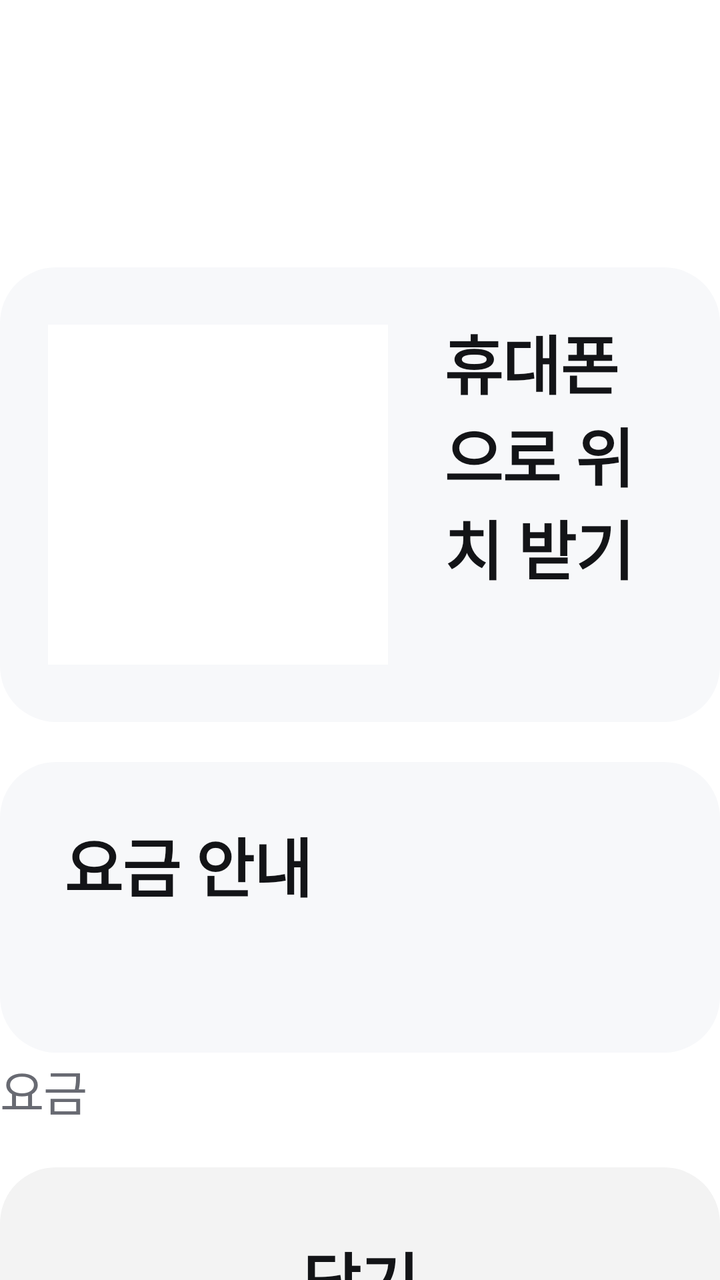
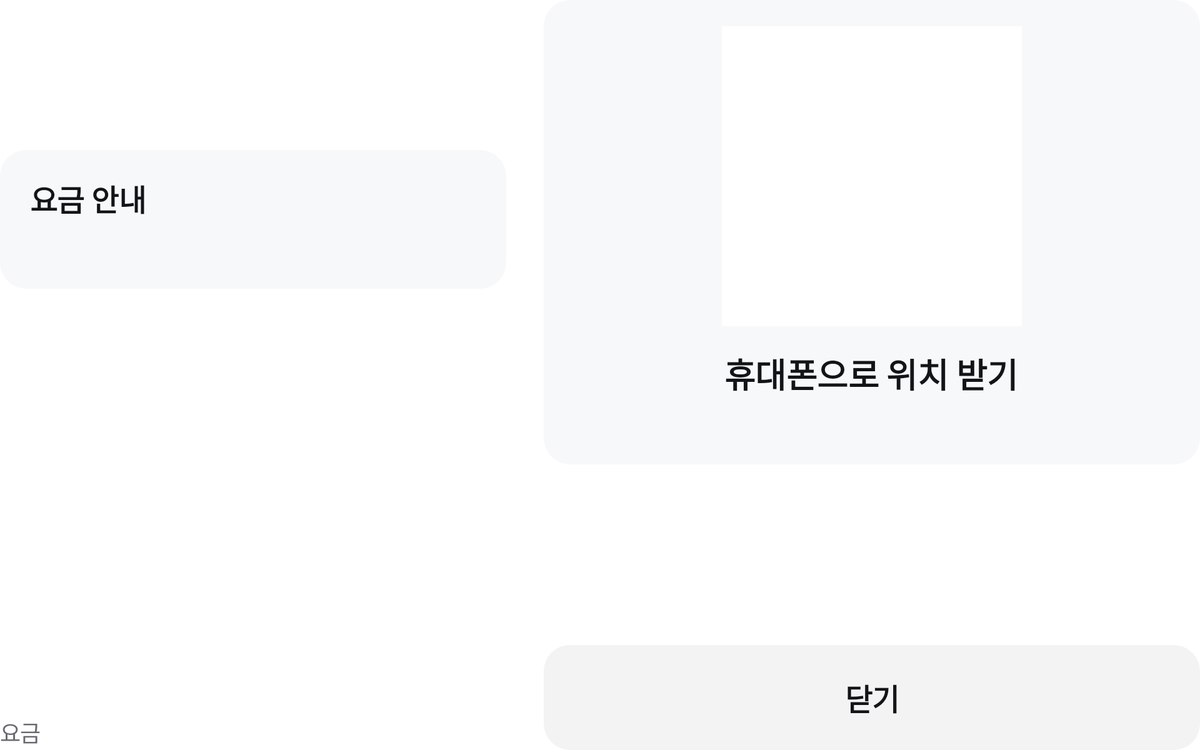

One screen, two layout resources from the same app: the default and the repository's alternative for another configuration. Each is rendered where Android would select it; the XML of both is given below.
<!-- AndroidManifest.xml: application theme Theme.Statio -->
<!-- res/layout/screen_parked.xml -->
<?xml version="1.0" encoding="utf-8"?>
<LinearLayout xmlns:android="http://schemas.android.com/apk/res/android"
    android:layout_width="match_parent"
    android:layout_height="match_parent"
    android:orientation="vertical">

    <TextView
        android:id="@+id/parked_title"
        style="@style/Text.TitleL"
        android:layout_width="match_parent"
        android:layout_height="wrap_content"
        android:ellipsize="end"
        android:maxLines="2" />

    <TextView
        android:id="@+id/parked_sub"
        style="@style/Text.BodyM"
        android:layout_width="match_parent"
        android:layout_height="wrap_content"
        android:layout_marginTop="10dp"
        android:textColor="@color/text_3" />

    
    <LinearLayout
        android:id="@+id/floor_grid"
        android:layout_width="match_parent"
        android:layout_height="wrap_content"
        android:layout_marginTop="24dp"
        android:orientation="vertical" />

    <LinearLayout
        android:layout_width="match_parent"
        android:layout_height="wrap_content"
        android:layout_marginTop="20dp"
        android:background="@drawable/bg_card"
        android:gravity="center_vertical"
        android:orientation="horizontal"
        android:padding="24dp">

        <ImageView
            android:id="@+id/qr_image"
            android:layout_width="170dp"
            android:layout_height="170dp"
            android:background="@color/basic_00"
            android:contentDescription="휴대폰으로 위치 받기 QR"
            android:padding="8dp" />

        <LinearLayout
            android:layout_width="0dp"
            android:layout_height="wrap_content"
            android:layout_marginStart="28dp"
            android:layout_weight="1"
            android:orientation="vertical">

            <TextView
                style="@style/Text.TitleS"
                android:layout_width="wrap_content"
                android:layout_height="wrap_content"
                android:text="휴대폰으로 위치 받기" />

            <TextView
                android:id="@+id/qr_desc"
                style="@style/Text.BodyS"
                android:layout_width="match_parent"
                android:layout_height="wrap_content"
                android:layout_marginTop="10dp"
                android:lineSpacingMultiplier="1.2"
                android:textColor="@color/text_3" />
        </LinearLayout>
    </LinearLayout>

    <LinearLayout
        android:id="@+id/fee_card"
        style="@style/Card"
        android:layout_width="match_parent"
        android:layout_height="wrap_content"
        android:layout_marginTop="20dp"
        android:orientation="vertical">

        <TextView
            style="@style/Text.TitleS"
            android:layout_width="wrap_content"
            android:layout_height="wrap_content"
            android:text="요금 안내" />

        <TextView
            android:id="@+id/fee_step"
            style="@style/Text.BodyM"
            android:layout_width="match_parent"
            android:layout_height="wrap_content"
            android:layout_marginTop="10dp"
            android:lineSpacingMultiplier="1.2"
            android:textColor="@color/text_2" />
    </LinearLayout>

    <View
        android:layout_width="match_parent"
        android:layout_height="0dp"
        android:layout_weight="1" />

    <LinearLayout
        android:id="@+id/fee_summary_row"
        android:layout_width="match_parent"
        android:layout_height="wrap_content"
        android:layout_marginBottom="20dp"
        android:gravity="center_vertical"
        android:orientation="horizontal">

        <TextView
            style="@style/Text.LabelM"
            android:layout_width="0dp"
            android:layout_height="wrap_content"
            android:layout_weight="1"
            android:text="요금" />

        <TextView
            android:id="@+id/fee_summary"
            style="@style/Text.TitleS"
            android:layout_width="wrap_content"
            android:layout_height="wrap_content" />
    </LinearLayout>

    <TextView
        android:id="@+id/btn_parked_done"
        style="@style/Button.Basic"
        android:layout_width="match_parent"
        android:text="닫기" />
</LinearLayout>
<!-- resources referenced by this layout -->
<resources>
  <color name="basic_00">#FFFFFF</color>
  <color name="text_2">@color/basic_600</color>
  <color name="text_3">@color/basic_500</color>
  <!-- drawable bg_card (drawable) -->
  <?xml version="1.0" encoding="utf-8"?>
  <shape xmlns:android="http://schemas.android.com/apk/res/android" android:shape="rectangle">
      <solid android:color="@color/basic_50" />
      <corners android:radius="28dp" />
  </shape>
  <style name="Button.Basic">
          <item name="android:background">@drawable/bg_button_basic</item>
      </style>
  <style name="Card">
          <item name="android:background">@drawable/bg_card</item>
          <item name="android:paddingStart">32dp</item>
          <item name="android:paddingEnd">32dp</item>
          <item name="android:paddingTop">28dp</item>
          <item name="android:paddingBottom">28dp</item>
      </style>
  <style name="Text.BodyM">
          <item name="android:textSize">28sp</item>
      </style>
  <style name="Text.BodyS">
          <item name="android:textSize">26sp</item>
      </style>
  <style name="Text.LabelM">
          <item name="android:textSize">24sp</item>
          <item name="android:textColor">@color/text_3</item>
      </style>
  <style name="Text.TitleL">
          <item name="android:textSize">40sp</item>
          <item name="android:textStyle">bold</item>
      </style>
  <style name="Text.TitleS">
          <item name="android:textSize">32sp</item>
          <item name="android:textStyle">bold</item>
      </style>
  <style name="Theme.Statio" parent="@android:style/Theme.DeviceDefault.Light.NoActionBar">
          <item name="android:windowBackground">@color/basic_00</item>
          <item name="android:colorAccent">@color/basic_900</item>
      </style>
  <color name="basic_600">#44464E</color>
  <color name="basic_500">#686A72</color>
  <color name="basic_50">#F7F8FA</color>
  <!-- drawable bg_button_basic (drawable) -->
  <?xml version="1.0" encoding="utf-8"?>
  <shape xmlns:android="http://schemas.android.com/apk/res/android" android:shape="rectangle">
      <solid android:color="@color/button_basic" />
      <corners android:radius="28dp" />
  </shape>
  <color name="basic_900">#131417</color>
  <color name="button_basic">#0D131417</color>
</resources>
<!-- res/layout-w1200dp/screen_parked.xml (the repository's variant of the layout above) -->
<!-- drawn on a large tablet held sideways -->
<?xml version="1.0" encoding="utf-8"?>
<LinearLayout xmlns:android="http://schemas.android.com/apk/res/android"
    android:layout_width="match_parent"
    android:layout_height="match_parent"
    android:orientation="horizontal">

    <LinearLayout
        android:layout_width="0dp"
        android:layout_height="match_parent"
        android:layout_weight="1"
        android:orientation="vertical">

        <TextView
            android:id="@+id/parked_title"
            style="@style/Text.HeadlineS"
            android:layout_width="match_parent"
            android:layout_height="wrap_content"
            android:ellipsize="end"
            android:maxLines="2" />

        <TextView
            android:id="@+id/parked_sub"
            style="@style/Text.BodyL"
            android:layout_width="match_parent"
            android:layout_height="wrap_content"
            android:layout_marginTop="12dp"
            android:textColor="@color/text_3" />

        <LinearLayout
            android:id="@+id/floor_grid"
            android:layout_width="match_parent"
            android:layout_height="wrap_content"
            android:layout_marginTop="32dp"
            android:orientation="vertical" />

        <LinearLayout
            android:id="@+id/fee_card"
            style="@style/Card"
            android:layout_width="match_parent"
            android:layout_height="wrap_content"
            android:layout_marginTop="24dp"
            android:orientation="vertical">

            <TextView
                style="@style/Text.TitleS"
                android:layout_width="wrap_content"
                android:layout_height="wrap_content"
                android:text="요금 안내" />

            <TextView
                android:id="@+id/fee_step"
                style="@style/Text.BodyL"
                android:layout_width="match_parent"
                android:layout_height="wrap_content"
                android:layout_marginTop="10dp"
                android:lineSpacingMultiplier="1.2"
                android:textColor="@color/text_2" />
        </LinearLayout>

        <View
            android:layout_width="match_parent"
            android:layout_height="0dp"
            android:layout_weight="1" />

        <LinearLayout
            android:id="@+id/fee_summary_row"
            android:layout_width="match_parent"
            android:layout_height="wrap_content"
            android:gravity="center_vertical"
            android:orientation="horizontal">

            <TextView
                style="@style/Text.LabelM"
                android:layout_width="0dp"
                android:layout_height="wrap_content"
                android:layout_weight="1"
                android:text="요금" />

            <TextView
                android:id="@+id/fee_summary"
                style="@style/Text.TitleS"
                android:layout_width="wrap_content"
                android:layout_height="wrap_content" />
        </LinearLayout>
    </LinearLayout>

    <LinearLayout
        android:layout_width="700dp"
        android:layout_height="match_parent"
        android:layout_marginStart="40dp"
        android:orientation="vertical">

        <LinearLayout
            style="@style/Card"
            android:layout_width="match_parent"
            android:layout_height="wrap_content"
            android:gravity="center_horizontal"
            android:orientation="vertical">

            <ImageView
                android:id="@+id/qr_image"
                android:layout_width="320dp"
                android:layout_height="320dp"
                android:background="@color/basic_00"
                android:contentDescription="휴대폰으로 위치 받기 QR"
                android:padding="12dp" />

            <TextView
                style="@style/Text.TitleM"
                android:layout_width="wrap_content"
                android:layout_height="wrap_content"
                android:layout_marginTop="24dp"
                android:text="휴대폰으로 위치 받기" />

            <TextView
                android:id="@+id/qr_desc"
                style="@style/Text.BodyM"
                android:layout_width="wrap_content"
                android:layout_height="wrap_content"
                android:layout_marginTop="10dp"
                android:gravity="center"
                android:lineSpacingMultiplier="1.2"
                android:textColor="@color/text_3" />
        </LinearLayout>

        <View
            android:layout_width="match_parent"
            android:layout_height="0dp"
            android:layout_weight="1" />

        <TextView
            android:id="@+id/btn_parked_done"
            style="@style/Button.Basic"
            android:layout_width="match_parent"
            android:text="닫기" />
    </LinearLayout>
</LinearLayout>
<!-- resources referenced by the variant -->
<!-- as a large tablet held sideways resolves them -->
<resources>
  <color name="basic_00">#FFFFFF</color>
  <color name="text_2">@color/basic_600</color>
  <color name="text_3">@color/basic_500</color>
  <style name="Button.Basic">
          <item name="android:background">@drawable/bg_button_basic</item>
      </style>
  <style name="Card">
          <item name="android:background">@drawable/bg_card</item>
          <item name="android:paddingStart">32dp</item>
          <item name="android:paddingEnd">32dp</item>
          <item name="android:paddingTop">28dp</item>
          <item name="android:paddingBottom">28dp</item>
      </style>
  <style name="Text.BodyL">
          <item name="android:textSize">30sp</item>
      </style>
  <style name="Text.BodyM">
          <item name="android:textSize">28sp</item>
      </style>
  <style name="Text.HeadlineS">
          <item name="android:textSize">48sp</item>
          <item name="android:textStyle">bold</item>
      </style>
  <style name="Text.LabelM">
          <item name="android:textSize">24sp</item>
          <item name="android:textColor">@color/text_3</item>
      </style>
  <style name="Text.TitleM">
          <item name="android:textSize">36sp</item>
          <item name="android:textStyle">bold</item>
      </style>
  <style name="Text.TitleS">
          <item name="android:textSize">32sp</item>
          <item name="android:textStyle">bold</item>
      </style>
  <style name="Theme.Statio" parent="@android:style/Theme.DeviceDefault.Light.NoActionBar">
          <item name="android:windowBackground">@color/basic_00</item>
          <item name="android:colorAccent">@color/basic_900</item>
      </style>
  <color name="basic_600">#44464E</color>
  <color name="basic_500">#686A72</color>
  <!-- drawable bg_button_basic (drawable) -->
  <?xml version="1.0" encoding="utf-8"?>
  <shape xmlns:android="http://schemas.android.com/apk/res/android" android:shape="rectangle">
      <solid android:color="@color/button_basic" />
      <corners android:radius="28dp" />
  </shape>
  <!-- drawable bg_card (drawable) -->
  <?xml version="1.0" encoding="utf-8"?>
  <shape xmlns:android="http://schemas.android.com/apk/res/android" android:shape="rectangle">
      <solid android:color="@color/basic_50" />
      <corners android:radius="28dp" />
  </shape>
  <color name="basic_900">#131417</color>
  <color name="button_basic">#0D131417</color>
  <color name="basic_50">#F7F8FA</color>
</resources>
